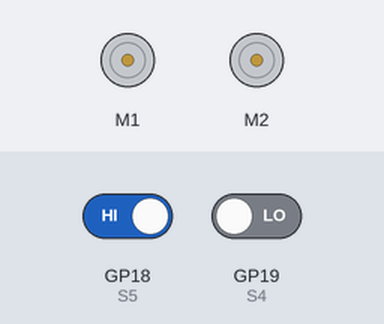
Recording of a program running on a simulated Raspberry Pi Pico running CircuitPython. Parts: 2 × DC motor (green arrow = forward, orange = backward, longer = faster). The inputs (shaded band) are chosen by the test bench; at power-on: GP18 (S5) HIGH, GP19 (S4) LOW.

Above: at 1.2 s.
1.3 s: GP18 (S5) driven LOW
At 1.8 s:
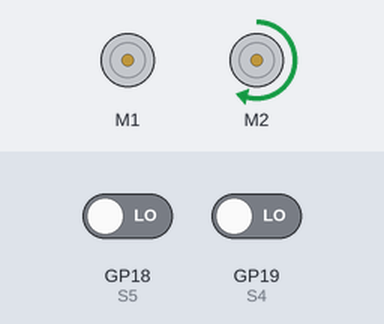
Timing chart, 0 to 4.3 s (numbered marks = the images above; inputs shaded):
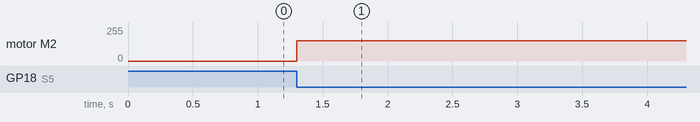

The program:

05LineFollowingRobot_MakerLine.py
```python
'''
Maker Line Following Robot

Reference:
    - https://my.cytron.io/p-maker-line-simplifying-line-sensor-for-beginner
'''
import time
import board
import analogio
import digitalio
import pwmio
from adafruit_motor import motor

# Left Motor
PWM_M1A = board.GP16
PWM_M1B = board.GP17
# Right Motor
PWM_M2A = board.GP14
PWM_M2B = board.GP15

# DC motor setup
# DC Motors generate electrical noise when running that can reset the microcontroller in extreme
# cases. A capacitor can be used to help prevent this.
pwm_1a = pwmio.PWMOut(PWM_M1A, frequency=10000)
pwm_1b = pwmio.PWMOut(PWM_M1B, frequency=10000)
motorL = motor.DCMotor(pwm_1a, pwm_1b)
pwm_2a = pwmio.PWMOut(PWM_M2A, frequency=10000)
pwm_2b = pwmio.PWMOut(PWM_M2B, frequency=10000)
motorR = motor.DCMotor(pwm_2a, pwm_2b)

# Sensors
S5 = digitalio.DigitalInOut(board.GP18)
S5.direction = digitalio.Direction.INPUT
S4 = digitalio.DigitalInOut(board.GP19)
S4.direction = digitalio.Direction.INPUT
S3 = digitalio.DigitalInOut(board.GP20)
S3.direction = digitalio.Direction.INPUT
S2 = digitalio.DigitalInOut(board.GP21)
S2.direction = digitalio.Direction.INPUT
S1 = digitalio.DigitalInOut(board.GP22)
S1.direction = digitalio.Direction.INPUT

def Robot_Movement(sL, sR):
    motorL.throttle = sL
    motorR.throttle = sR

while True:
    rs5 = S5.value
    rs4 = S4.value
    rs3 = S3.value
    rs2 = S2.value
    rs1 = S1.value

    if (rs1==0 and rs2==1 and rs3==1 and rs4==1 and rs5 == 0):
        Robot_Movement(0.5, 0.5)
    elif (rs1==0 and rs2==0 and rs3==1 and rs4==1 and rs5 == 0):
        Robot_Movement(0.5, 0.3)
    elif (rs1==0 and rs2==1 and rs3==1 and rs4==0 and rs5 == 0):
        Robot_Movement(0.3, 0.5)
    elif (rs1==0 and rs2==0 and rs3==0 and rs4==1 and rs5 == 1):
        Robot_Movement(0.6, 0.2)
    elif (rs1==1 and rs2==1 and rs3==0 and rs4==0 and rs5 == 0):
        Robot_Movement(0.2, 0.6)
    elif (rs1==0 and rs2==0 and rs3==0 and rs4==0 and rs5 == 1):
        Robot_Movement(0.6, 0)
    elif (rs1==1 and rs2==0 and rs3==0 and rs4==0 and rs5 == 0):
        Robot_Movement(0, 0.6)
    else:
         continue
```

Measured:
- after the input at 1.3 s, motor M2: stopped → forward 153/255 at once
